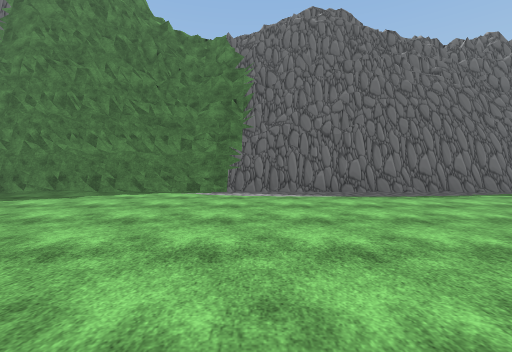
View 1 (above)

19 first-person views from a walk through a scene from a Unity 3-D project. The camera is 1.4 m above the floor, tilts 2° down and sees 90° across. The floor is counted in squares, 2 m on a side. Each view is taken from the middle of a square. On the plan, view 1 faces up. The plan holds only what a view shows up to about 9 squares ahead; the rest is blank. The place goes on beyond the plan. The player character is not drawn. Some surface patterns are stand-ins.

View 2
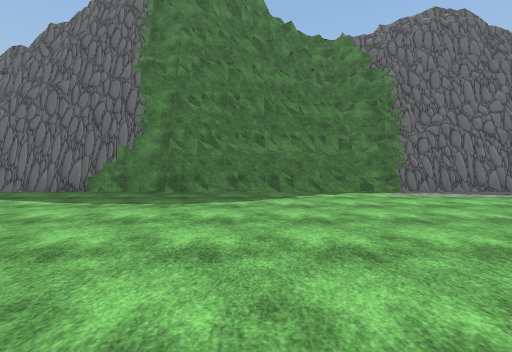

View 3
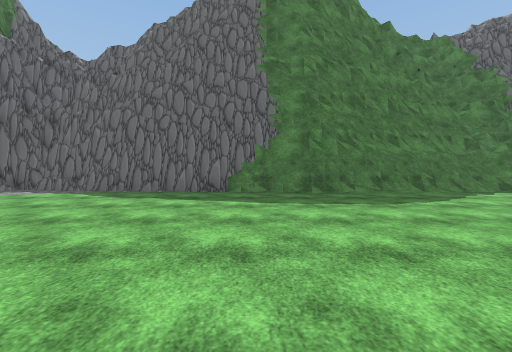

View 4
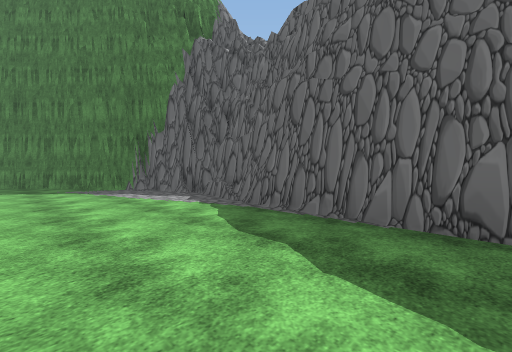

View 5
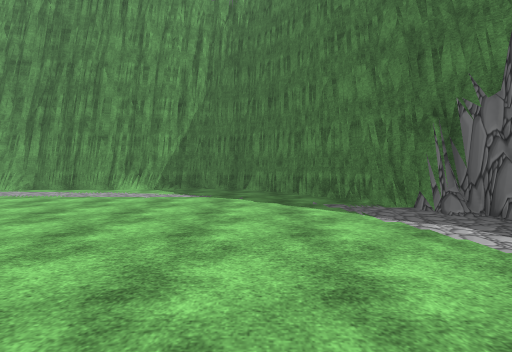

View 6
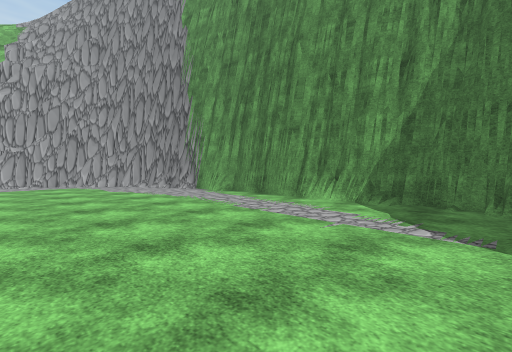

View 7
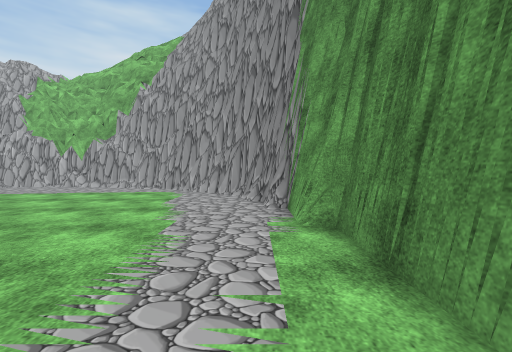

View 8
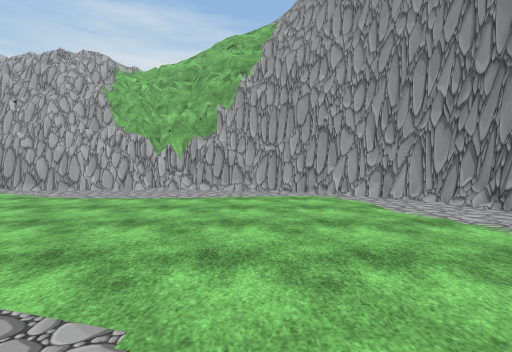

View 9
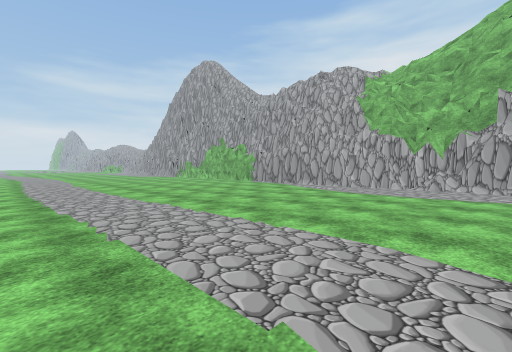

View 10
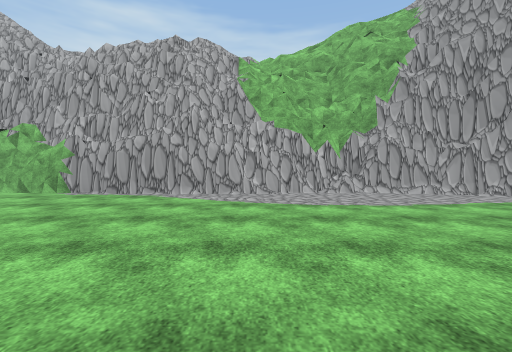

View 11
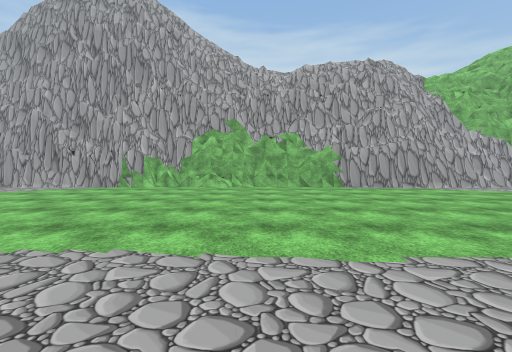

View 12
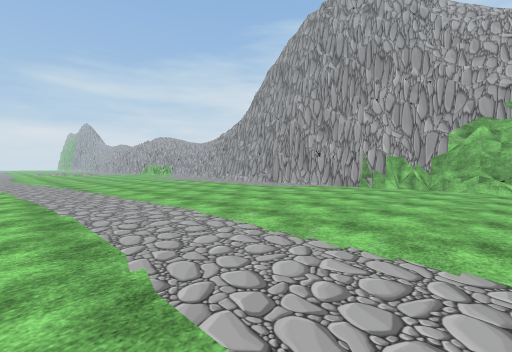

View 13
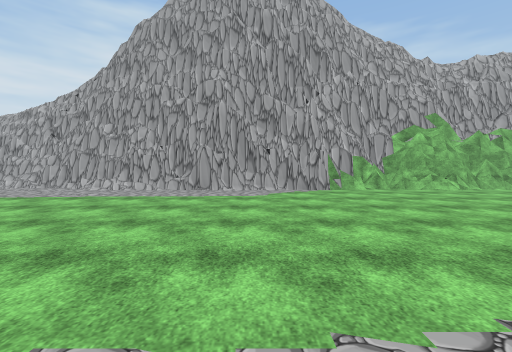

View 14
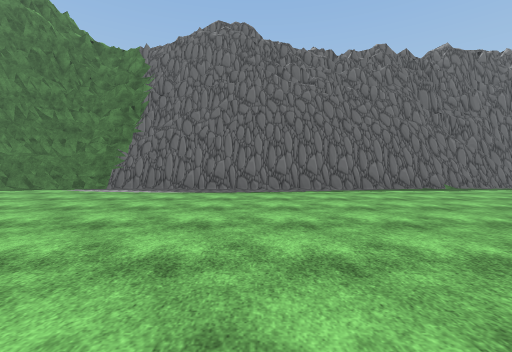

View 15
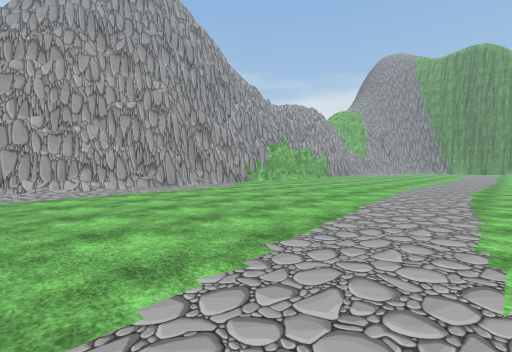

View 16
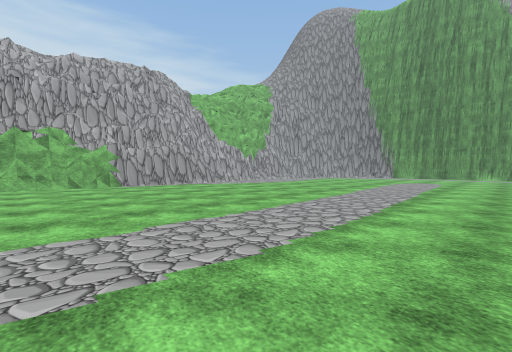

View 17
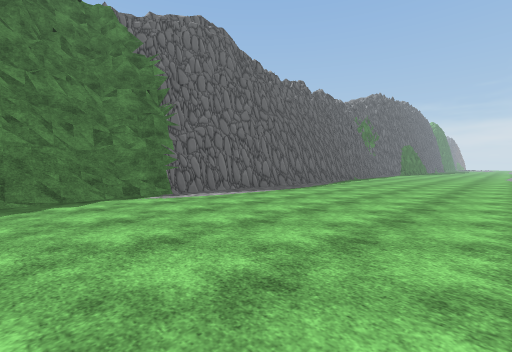

View 18
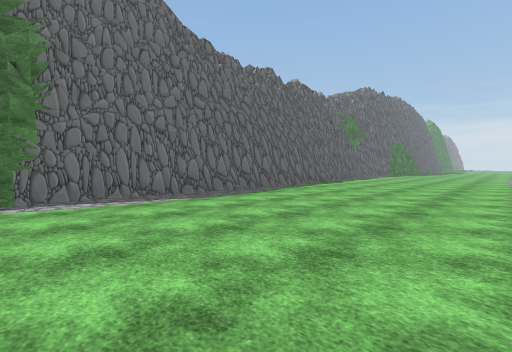

View 19
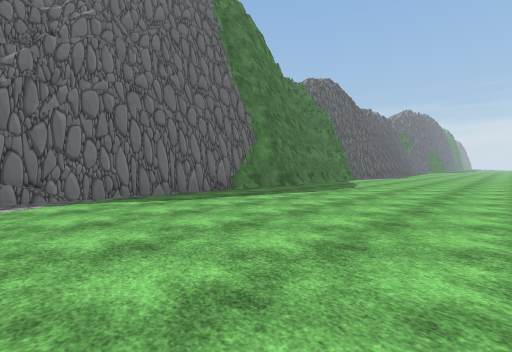

### Floor plan
Key: @ floor where view 1 was taken; # wall or solid block; . floor; / step, stairs or slope.
Columns run from 22 left of view 1 to 9 right of it. Each row starts with its distance up from view 1.
  8     ###########  ###############
  7   ###.........#####.....////////
  6  ##.............................
  5 ##..............................
  4 #...............................
  3 #...............................
  2 ................................
  1 #...............................
  0 #.....................@.........
 -1 #...............................
 -2 #...............................
 -3 #...............................
 -4 #...............................
 -5 #...............................
 -6 ##..............................
 -7  ##.............................
 -8   ##............................
 -9    #####/######################.
-10        ###                    ##

Positions as (right, up) in squares from view 1, and headings:
1: (0, 0), facing up
2: (-5, 0), facing up
3: (-9, 0), facing up
4: (-10, 4), facing up-left
5: (-14, 4), facing left
6: (-17, 3), facing down-left
7: (-21, 0), facing down
8: (-17, -1), facing down
9: (-16, 0), facing down-right
10: (-12, -2), facing down
11: (-4, 0), facing down
12: (-3, 0), facing down-right
13: (3, -1), facing down
14: (4, -1), facing up
15: (9, 0), facing down-left
16: (-4, 1), facing down-left
17: (-4, 1), facing up-right
18: (-1, 1), facing up-right
19: (-15, 1), facing up-right
